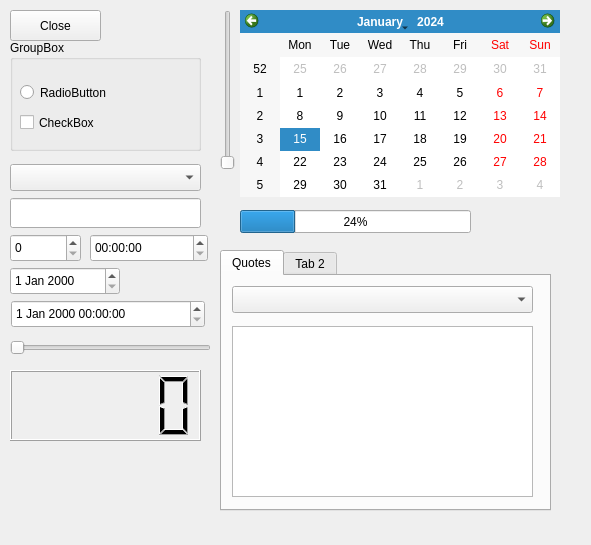
<?xml version="1.0" encoding="UTF-8"?>
<ui version="4.0">
 <class>MainWindow</class>
 <widget class="QMainWindow" name="MainWindow">
  <property name="geometry">
   <rect>
    <x>0</x>
    <y>0</y>
    <width>591</width>
    <height>545</height>
   </rect>
  </property>
  <property name="windowTitle">
   <string>MainWindow</string>
  </property>
  <widget class="QWidget" name="centralwidget">
   <widget class="QPushButton" name="closeButton">
    <property name="geometry">
     <rect>
      <x>10</x>
      <y>10</y>
      <width>91</width>
      <height>31</height>
     </rect>
    </property>
    <property name="text">
     <string>Close</string>
    </property>
   </widget>
   <widget class="QGroupBox" name="groupBox">
    <property name="geometry">
     <rect>
      <x>10</x>
      <y>40</y>
      <width>191</width>
      <height>111</height>
     </rect>
    </property>
    <property name="title">
     <string>GroupBox</string>
    </property>
    <widget class="QRadioButton" name="radioButton">
     <property name="geometry">
      <rect>
       <x>10</x>
       <y>40</y>
       <width>161</width>
       <height>25</height>
      </rect>
     </property>
     <property name="text">
      <string>RadioButton</string>
     </property>
    </widget>
    <widget class="QCheckBox" name="checkBox">
     <property name="geometry">
      <rect>
       <x>10</x>
       <y>70</y>
       <width>161</width>
       <height>25</height>
      </rect>
     </property>
     <property name="text">
      <string>CheckBox</string>
     </property>
    </widget>
   </widget>
   <widget class="QComboBox" name="osComboBox">
    <property name="geometry">
     <rect>
      <x>10</x>
      <y>164</y>
      <width>191</width>
      <height>27</height>
     </rect>
    </property>
   </widget>
   <widget class="QLineEdit" name="lineEdit">
    <property name="geometry">
     <rect>
      <x>10</x>
      <y>198</y>
      <width>191</width>
      <height>30</height>
     </rect>
    </property>
   </widget>
   <widget class="QSpinBox" name="spinBox">
    <property name="geometry">
     <rect>
      <x>10</x>
      <y>234</y>
      <width>71</width>
      <height>28</height>
     </rect>
    </property>
   </widget>
   <widget class="QTimeEdit" name="timeEdit">
    <property name="geometry">
     <rect>
      <x>90</x>
      <y>234</y>
      <width>118</width>
      <height>28</height>
     </rect>
    </property>
   </widget>
   <widget class="QDateEdit" name="dateEdit">
    <property name="geometry">
     <rect>
      <x>10</x>
      <y>267</y>
      <width>110</width>
      <height>28</height>
     </rect>
    </property>
   </widget>
   <widget class="QDateTimeEdit" name="dateTimeEdit">
    <property name="geometry">
     <rect>
      <x>11</x>
      <y>300</y>
      <width>194</width>
      <height>28</height>
     </rect>
    </property>
   </widget>
   <widget class="QSlider" name="horizontalSlider">
    <property name="geometry">
     <rect>
      <x>10</x>
      <y>340</y>
      <width>201</width>
      <height>16</height>
     </rect>
    </property>
    <property name="orientation">
     <enum>Qt::Horizontal</enum>
    </property>
   </widget>
   <widget class="QSlider" name="verticalSlider">
    <property name="geometry">
     <rect>
      <x>220</x>
      <y>10</y>
      <width>16</width>
      <height>160</height>
     </rect>
    </property>
    <property name="orientation">
     <enum>Qt::Vertical</enum>
    </property>
   </widget>
   <widget class="QCalendarWidget" name="calendarWidget">
    <property name="geometry">
     <rect>
      <x>240</x>
      <y>10</y>
      <width>320</width>
      <height>187</height>
     </rect>
    </property>
   </widget>
   <widget class="QProgressBar" name="progressBar">
    <property name="geometry">
     <rect>
      <x>240</x>
      <y>210</y>
      <width>231</width>
      <height>23</height>
     </rect>
    </property>
    <property name="value">
     <number>24</number>
    </property>
   </widget>
   <widget class="QTabWidget" name="tabWidget">
    <property name="geometry">
     <rect>
      <x>220</x>
      <y>250</y>
      <width>331</width>
      <height>261</height>
     </rect>
    </property>
    <property name="currentIndex">
     <number>0</number>
    </property>
    <widget class="QWidget" name="tab">
     <attribute name="title">
      <string>Quotes</string>
     </attribute>
     <widget class="QComboBox" name="quotesCombo">
      <property name="geometry">
       <rect>
        <x>10</x>
        <y>10</y>
        <width>301</width>
        <height>27</height>
       </rect>
      </property>
     </widget>
     <widget class="QTextEdit" name="quoteEdit">
      <property name="geometry">
       <rect>
        <x>10</x>
        <y>50</y>
        <width>301</width>
        <height>171</height>
       </rect>
      </property>
     </widget>
    </widget>
    <widget class="QWidget" name="tab_2">
     <attribute name="title">
      <string>Tab 2</string>
     </attribute>
     <widget class="QTextBrowser" name="textBrowser">
      <property name="geometry">
       <rect>
        <x>10</x>
        <y>10</y>
        <width>301</width>
        <height>211</height>
       </rect>
      </property>
     </widget>
    </widget>
   </widget>
   <widget class="QLCDNumber" name="lcdNumber">
    <property name="geometry">
     <rect>
      <x>10</x>
      <y>370</y>
      <width>191</width>
      <height>71</height>
     </rect>
    </property>
   </widget>
  </widget>
 </widget>
 <resources/>
 <connections>
  <connection>
   <sender>verticalSlider</sender>
   <signal>valueChanged(int)</signal>
   <receiver>progressBar</receiver>
   <slot>setValue(int)</slot>
   <hints>
    <hint type="sourcelabel">
     <x>227</x>
     <y>118</y>
    </hint>
    <hint type="destinationlabel">
     <x>377</x>
     <y>220</y>
    </hint>
   </hints>
  </connection>
  <connection>
   <sender>horizontalSlider</sender>
   <signal>valueChanged(int)</signal>
   <receiver>lcdNumber</receiver>
   <slot>display(int)</slot>
   <hints>
    <hint type="sourcelabel">
     <x>62</x>
     <y>346</y>
    </hint>
    <hint type="destinationlabel">
     <x>117</x>
     <y>412</y>
    </hint>
   </hints>
  </connection>
 </connections>
</ui>
